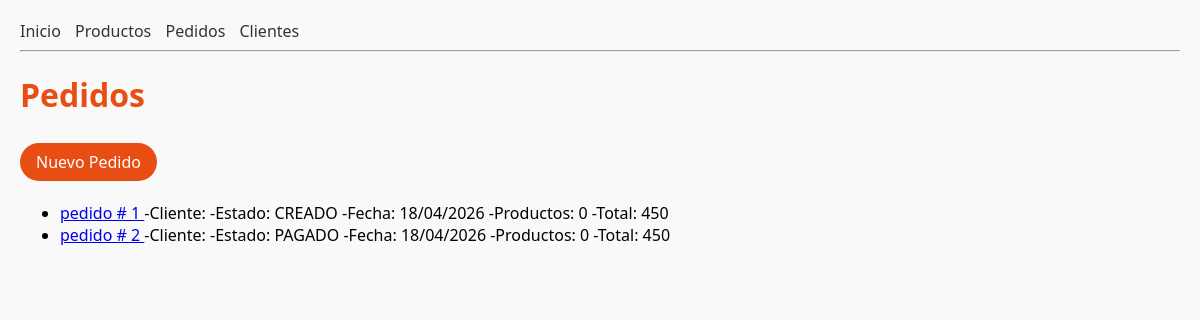
Page /pedidos on the earlier database version.
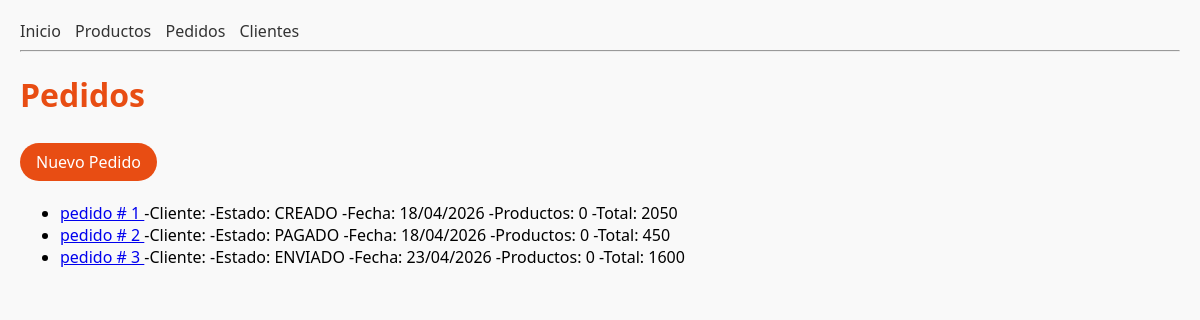
Same page on the later database version.
### tienda/models.py (models this page shows, shortened)
class Pedido(models.Model):
    ESTADOS = [
        ("CREADO", "Creado"),
        ("PAGADO", "Pagado"),
        ("ENVIADO", "Enviado"),
        ("CERRADO", "Cerrado"),
    ]
    Cliente = models.ForeignKey(Cliente, on_delete=models.CASCADE, related_name="pedidos")
    fecha = models.DateTimeField(auto_now_add=True)
    estado = models.CharField(max_length=10, choices=ESTADOS, default="CREADO")

### tienda/views.py (the view)
# urls.py: path("pedidos", views.lista_pedidos, name="lista_pedidos"),
def lista_pedidos(request):
    pedidos = Pedido.objects.annotate(
        total_productos=Sum("items__cantidad"),
        total_precio=Sum(F("items__cantidad") * F("items__precio_unitario"))
    )
    return render(request, "tienda/lista_pedidos.html",{"pedidos": pedidos})

### tienda/templates/tienda/lista_pedidos.html (shortened to what this page needs)
 {% extends "tienda/base.html" %}
 {% load django_browser_reload %}
 {% block content %}
     <h1> Pedidos </h1>
    <p>
        <a href="{% url 'tienda:crear_pedido_items' %}" class="btn primary"> Nuevo Pedido </a>
     </p>
     <ul>
        {% for p in pedidos %}
        <li>
            <a href="{% url 'tienda:detalle_pedido' p.pk %}">
                pedido # {{p.id}}
            </a>
            -Cliente: {{ p.cliente.nombre }}
            -Estado: {{ p.estado }}
            -Fecha: {{p.fecha|date:"d/m/Y" }}
            -Productos: {{ p.total_productos.count|default:"0" }}
            -Total: {{ p.total_precio|default:"0.00" }}
        </li>
            {% empty %}
            <li>No hay productos disponibles</li>
        {% endfor %}
    </ul>
 {% endblock  %}

Differences in the rows shown:
computed for Pedido "CREADO": total_precio "450" → "2050"
added Pedido: id "3", estado "ENVIADO", fecha "23/04/2026", total_productos.count "0", total_precio "1600"
